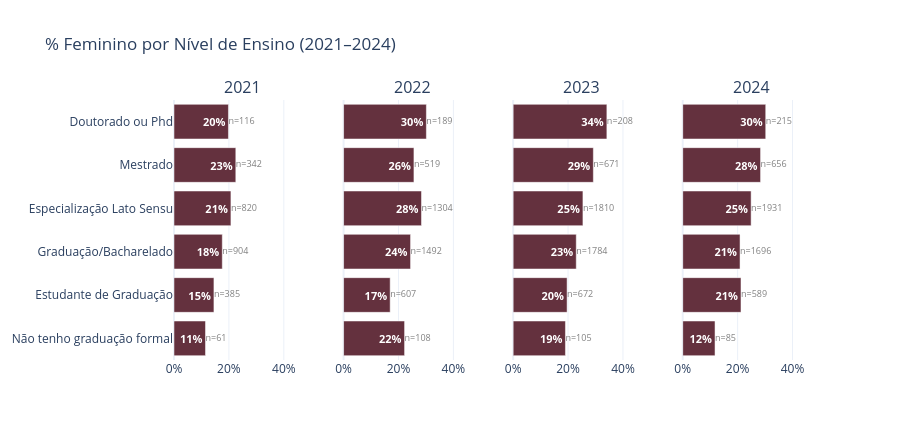

This figure's notebook cell:
### Markdown cell above
### 2.5 — Escolaridade por gênero

### Code cell
fig = subplots_pct_fem(
    df, 'nivel_ensino', NIVEL_ENSINO_ORDEM,
    '% Feminino por Nível de Ensino (2021–2024)',
    height=440,
)
fig.show()

### Figure 1 — Plotly figure (JSON) as saved in the notebook; plotly's stock layout.template omitted (floating-point values rounded to 4 significant figures)
{"data": [{"customdata": [61, 385, 904, 820, 342, 116], "hovertemplate": "%{y}: %{x:.1f}% feminino (n=%{customdata})<extra></extra>", "marker": {"color": "#64313E"}, "orientation": "h", "showlegend": false, "text": ["<b>11%</b>", "<b>15%</b>", "<b>18%</b>", "<b>21%</b>", "<b>23%</b>", "<b>20%</b>"], "textfont": {"color": "white", "size": 11}, "textposition": "inside", "type": "bar", "x": [11.48, 14.55, 17.59, 20.73, 22.51, 19.83], "xaxis": "x", "y": ["Não tenho graduação formal", "Estudante de Graduação", "Graduação/Bacharelado", "Especialização Lato Sensu", "Mestrado", "Doutorado ou Phd"], "yaxis": "y"}, {"mode": "text", "showlegend": false, "text": ["n=61", "n=385", "n=904", "n=820", "n=342", "n=116"], "textfont": {"color": "gray", "size": 9}, "textposition": "middle right", "type": "scatter", "x": [11.48, 14.55, 17.59, 20.73, 22.51, 19.83], "xaxis": "x", "y": ["Não tenho graduação formal", "Estudante de Graduação", "Graduação/Bacharelado", "Especialização Lato Sensu", "Mestrado", "Doutorado ou Phd"], "yaxis": "y"}, {"customdata": [108, 607, 1492, 1304, 519, 189], "hovertemplate": "%{y}: %{x:.1f}% feminino (n=%{customdata})<extra></extra>", "marker": {"color": "#64313E"}, "orientation": "h", "showlegend": false, "text": ["<b>22%</b>", "<b>17%</b>", "<b>24%</b>", "<b>28%</b>", "<b>26%</b>", "<b>30%</b>"], "textfont": {"color": "white", "size": 11}, "textposition": "inside", "type": "bar", "x": [22.22, 16.97, 24.4, 28.37, 25.63, 30.16], "xaxis": "x2", "y": ["Não tenho graduação formal", "Estudante de Graduação", "Graduação/Bacharelado", "Especialização Lato Sensu", "Mestrado", "Doutorado ou Phd"], "yaxis": "y2"}, {"mode": "text", "showlegend": false, "text": ["n=108", "n=607", "n=1492", "n=1304", "n=519", "n=189"], "textfont": {"color": "gray", "size": 9}, "textposition": "middle right", "type": "scatter", "x": [22.22, 16.97, 24.4, 28.37, 25.63, 30.16], "xaxis": "x2", "y": ["Não tenho graduação formal", "Estudante de Graduação", "Graduação/Bacharelado", "Especialização Lato Sensu", "Mestrado", "Doutorado ou Phd"], "yaxis": "y2"}, {"customdata": [105, 672, 1784, 1810, 671, 208], "hovertemplate": "%{y}: %{x:.1f}% feminino (n=%{customdata})<extra></extra>", "marker": {"color": "#64313E"}, "orientation": "h", "showlegend": false, "text": ["<b>19%</b>", "<b>20%</b>", "<b>23%</b>", "<b>25%</b>", "<b>29%</b>", "<b>34%</b>"], "textfont": {"color": "white", "size": 11}, "textposition": "inside", "type": "bar", "x": [19.05, 19.64, 22.98, 25.41, 29.21, 34.13], "xaxis": "x3", "y": ["Não tenho graduação formal", "Estudante de Graduação", "Graduação/Bacharelado", "Especialização Lato Sensu", "Mestrado", "Doutorado ou Phd"], "yaxis": "y3"}, {"mode": "text", "showlegend": false, "text": ["n=105", "n=672", "n=1784", "n=1810", "n=671", "n=208"], "textfont": {"color": "gray", "size": 9}, "textposition": "middle right", "type": "scatter", "x": [19.05, 19.64, 22.98, 25.41, 29.21, 34.13], "xaxis": "x3", "y": ["Não tenho graduação formal", "Estudante de Graduação", "Graduação/Bacharelado", "Especialização Lato Sensu", "Mestrado", "Doutorado ou Phd"], "yaxis": "y3"}, {"customdata": [85, 589, 1696, 1931, 656, 215], "hovertemplate": "%{y}: %{x:.1f}% feminino (n=%{customdata})<extra></extra>", "marker": {"color": "#64313E"}, "orientation": "h", "showlegend": false, "text": ["<b>12%</b>", "<b>21%</b>", "<b>21%</b>", "<b>25%</b>", "<b>28%</b>", "<b>30%</b>"], "textfont": {"color": "white", "size": 11}, "textposition": "inside", "type": "bar", "x": [11.76, 21.22, 20.87, 24.91, 28.35, 30.23], "xaxis": "x4", "y": ["Não tenho graduação formal", "Estudante de Graduação", "Graduação/Bacharelado", "Especialização Lato Sensu", "Mestrado", "Doutorado ou Phd"], "yaxis": "y4"}, {"mode": "text", "showlegend": false, "text": ["n=85", "n=589", "n=1696", "n=1931", "n=656", "n=215"], "textfont": {"color": "gray", "size": 9}, "textposition": "middle right", "type": "scatter", "x": [11.76, 21.22, 20.87, 24.91, 28.35, 30.23], "xaxis": "x4", "y": ["Não tenho graduação formal", "Estudante de Graduação", "Graduação/Bacharelado", "Especialização Lato Sensu", "Mestrado", "Doutorado ou Phd"], "yaxis": "y4"}], "layout": {"annotations": [{"font": {"size": 16}, "showarrow": false, "text": "2021", "x": 0.1062, "xanchor": "center", "xref": "paper", "y": 1, "yanchor": "bottom", "yref": "paper"}, {"font": {"size": 16}, "showarrow": false, "text": "2022", "x": 0.3688, "xanchor": "center", "xref": "paper", "y": 1, "yanchor": "bottom", "yref": "paper"}, {"font": {"size": 16}, "showarrow": false, "text": "2023", "x": 0.6313, "xanchor": "center", "xref": "paper", "y": 1, "yanchor": "bottom", "yref": "paper"}, {"font": {"size": 16}, "showarrow": false, "text": "2024", "x": 0.8938, "xanchor": "center", "xref": "paper", "y": 1, "yanchor": "bottom", "yref": "paper"}], "height": 440, "legend": {"orientation": "h", "x": 1, "xanchor": "right", "y": 1.02}, "title": {"text": "% Feminino por Nível de Ensino (2021–2024)"}, "xaxis": {"anchor": "y", "domain": [0, 0.2125], "range": [0, 50], "ticksuffix": "%"}, "xaxis2": {"anchor": "y2", "domain": [0.2625, 0.475], "range": [0, 50], "ticksuffix": "%"}, "xaxis3": {"anchor": "y3", "domain": [0.525, 0.7375], "range": [0, 50], "ticksuffix": "%"}, "xaxis4": {"anchor": "y4", "domain": [0.7875, 1], "range": [0, 50], "ticksuffix": "%"}, "yaxis": {"anchor": "x", "domain": [0, 1]}, "yaxis2": {"anchor": "x2", "domain": [0, 1], "matches": "y", "showticklabels": false}, "yaxis3": {"anchor": "x3", "domain": [0, 1], "matches": "y", "showticklabels": false}, "yaxis4": {"anchor": "x4", "domain": [0, 1], "matches": "y", "showticklabels": false}}}
